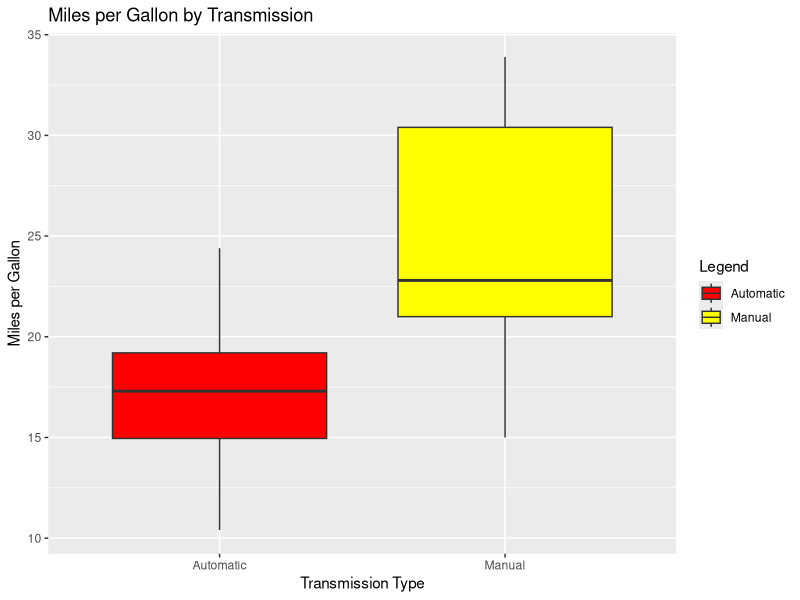
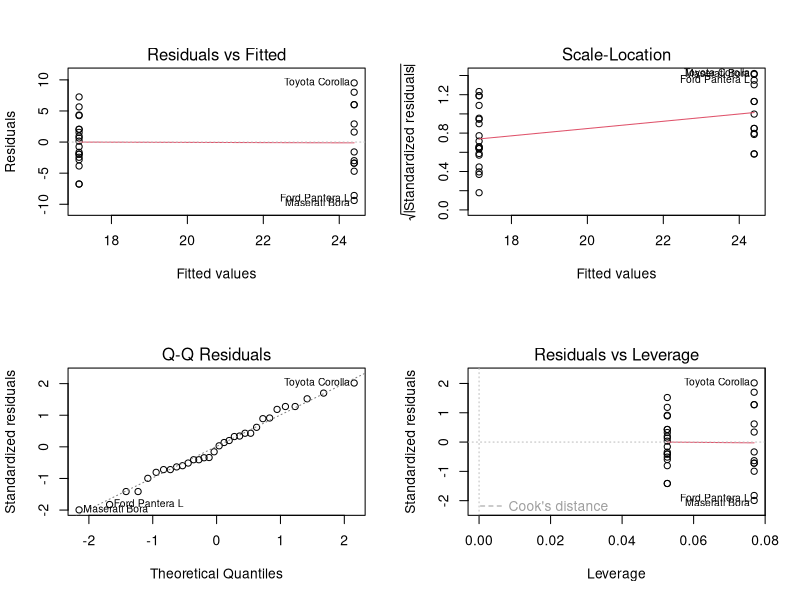
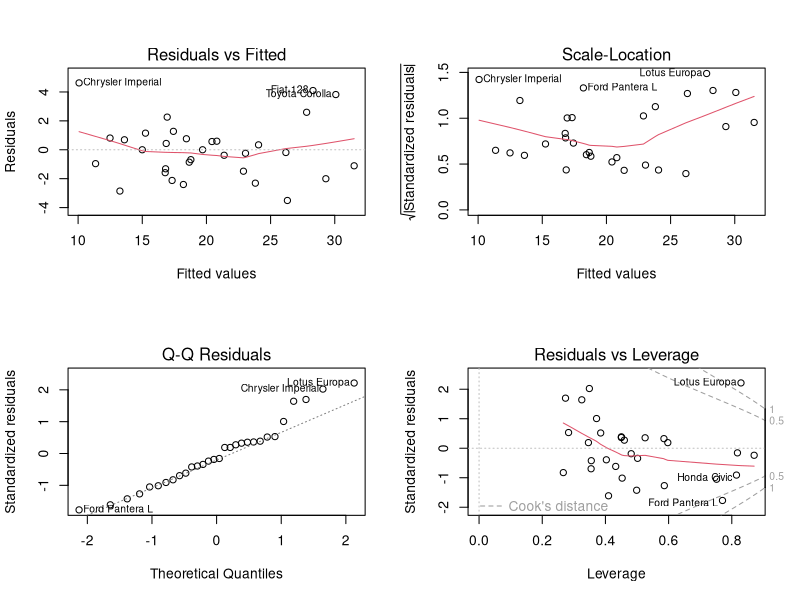

Reproduce these figures in R, in order.
## ---- chunk 1
data(mtcars)
library(ggplot2)
mtcars$am <- factor(mtcars$am, labels = c("Automatic", "Manual"))
## ---- chunk 2
result <- t.test(mpg ~ am, data = mtcars)
result$estimate
result$p.value
## ---- chunk 3
Basic.Model <- lm(mpg ~ am, data = mtcars)
summary(Basic.Model)$coef
## ---- chunk 4
mtcars$cyl <- factor(mtcars$cyl)
mtcars$vs <- factor(mtcars$vs)
mtcars$gear <- factor(mtcars$gear)
mtcars$carb <- factor(mtcars$carb)
Full.Model <- lm(mpg ~ ., data = mtcars)
summary(Full.Model)$coef
## ---- chunk 5
anova(Basic.Model, Full.Model)
## ---- chunk 6
g <- ggplot(aes(am, mpg, fill = am), data = mtcars)
g + geom_boxplot() + scale_fill_manual(name = "Legend", values = c("red", "yellow"), 
                                       labels = c("0" = "Automatic", "1" = "Manual")) + 
  ggtitle("Miles per Gallon by Transmission") + 
  xlab("Transmission Type") + ylab("Miles per Gallon")
## ---- chunk 7
layout(matrix(c(1,2,3,4),2,2))
plot(Basic.Model)
layout(matrix(c(1,2,3,4),2,2))
plot(Full.Model)
